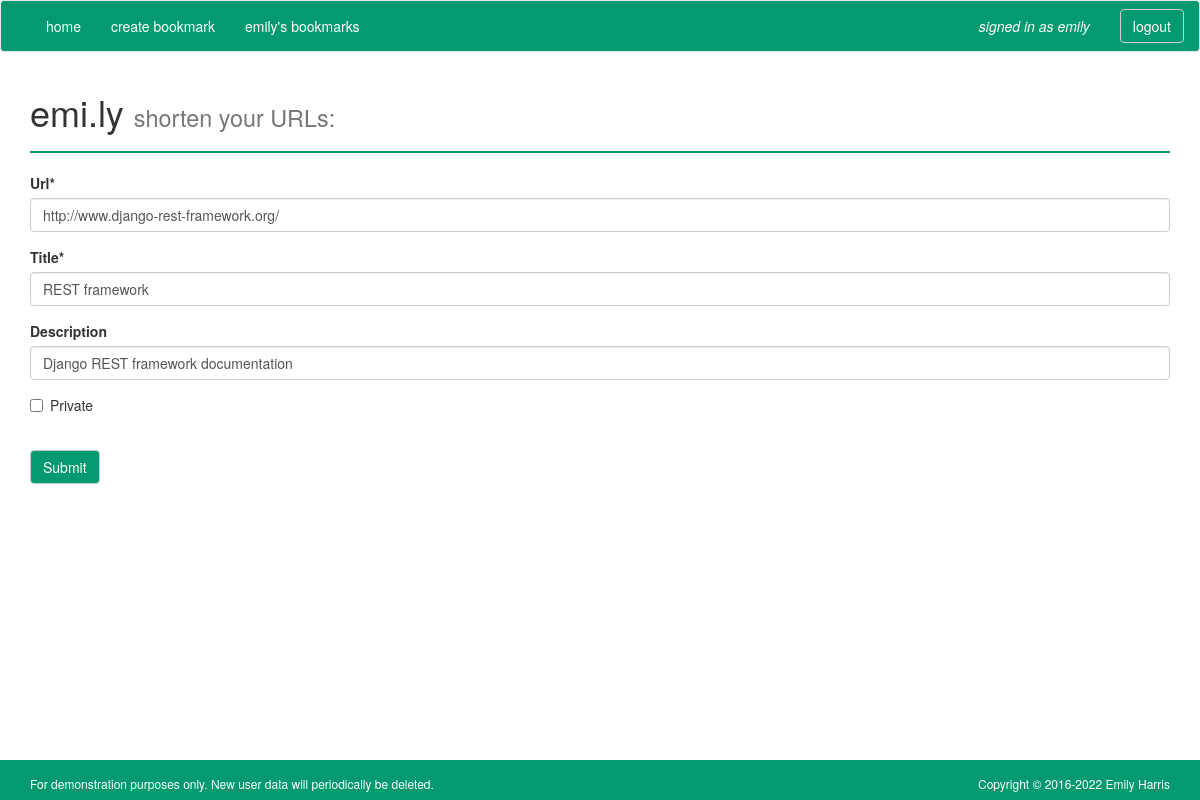
The app's page /update/14/ (signed in) with its own data.
### short_url_app/models.py (models this page shows)
class Bookmark(models.Model):
    user = models.ForeignKey(User, on_delete=models.PROTECT)
    url = models.URLField()
    title = models.CharField(max_length=20, default="")
    description = models.CharField(max_length=50, blank=True)
    created = models.DateTimeField(auto_now_add=True)
    hashid = models.CharField(max_length=50)
    click_count = models.IntegerField(default=0)
    private = models.BooleanField(default=False)
    class Meta:
        ordering = ['-created']

### short_url_app/views.py (the view)
# urls.py: url(r'^update/(?P<pk>\d+)/$', login_required(EditView.as_view()), name='update_view'),
class EditView(UpdateView):
    model = Bookmark
    fields = ['url', 'title', "description", "private"]
    success_url = "/accounts/profile"
    template_name = 'create_bookmark.html'

### templates/create_bookmark.html (shortened to what this page needs)
{% extends "base.html" %}
{% load crispy_forms_tags %}
{% block content %}
<form action="" method="post">
{{ form|crispy }}
<br>
<input class='btn btn-default' type="submit" name="Submit">
    </form>
{% endblock %}

### templates/base.html (shortened to what this page needs)
{% load static %}
<!DOCTYPE html>
<html lang="en">
<head>
    <link rel="stylesheet" href="{% static 'short_url_app/bootstrap-3.3.6-dist/css/bootstrap.min.css' %}">
    <link rel="stylesheet" href="{% static 'short_url_app/main.css' %}">
</head>
<body>
  <div id="wrap">
    <nav class="navbar navbar-default">
            <div class="container-fluid">
              <div class="collapse navbar-collapse" id="bs-example-navbar-collapse-1">
                <ul class="nav navbar-nav">
                 <li><a href="{% url 'index_view' %}">home</a></li>
                  {% if request.user.is_authenticated %}
                  <li><a href="{% url 'create_bookmark_view' %}">create bookmark</a></li>
                  <li><a href="{% url 'profile_view' %}">{{ user }}'s bookmarks</a></li>
                  <ul class="nav navbar-nav navbar-right">
                    <li><a href=""><em>signed in as {{user}}</em></a></li>
                    <form class="navbar-form navbar-right" method="POST", action="{% url 'logout_view' %}?next={% url 'index_view' %}">{% csrf_token %}
                      <button type="submit" class="btn btn-default">logout</button>
                    </form>
                  </ul>
                 {% endif %}
                </ul>
              </div>
            </div>
          </nav>
  <div class="container">
  {% block header %}
      <div class="page-header">
      <h1>emi.ly <small>shorten your URLs: </small></h1>
      </div>
  {% endblock %}
  {% block content %}{% endblock %}
  </div>
  </div>
  <footer class='footer'>
     <div class="container">
       <div class="row">
         <div class="col-sm-6">
           <p class='text-left'>For demonstration purposes only. New user data will periodically be deleted.</p>
         </div>
         <div class="col-sm-6">
           <p class='text-right'>Copyright © 2016-<script>document.write(new Date().getFullYear())</script>  Emily Harris</p>
         </div>
       </div>
     </div>
   </footer>

### short_url_app/static/short_url_app/main.css (style rules this page uses)
html, body { height: 100%; }
#wrap { min-height: 100%; height: auto; margin: 0 auto -40px; padding: 0 0 40px; }
.footer { height: 40px; color: white; background-color: #04996f; }
body { background-color: white; }
.navbar-default { background-color: #04996f; border-color: #E7E7E7; }
.navbar-default .navbar-nav li a { color: white; }
ul.nav.navbar-nav.navbar-right { text-align: right; }
@media (min-width: 768px) { .navbar-nav { float: none; } }
.page-header { margin-top: 20px; border-bottom: 2px solid #04996f; }
.btn-default { color: white; background-color: #04996f }
.text-right { text-align: right; font-size: 12px; margin-bottom: 0px; margin-top: 15px; }
.text-left { text-align: left; font-size: 12px; margin-bottom: 0px; margin-top: 15px; }

### records on screen
Bookmark: url "http://www.django-rest-framework.org/", title "REST framework", description "Django REST framework documentation"

### other values on screen
{{ user }} "emily"
